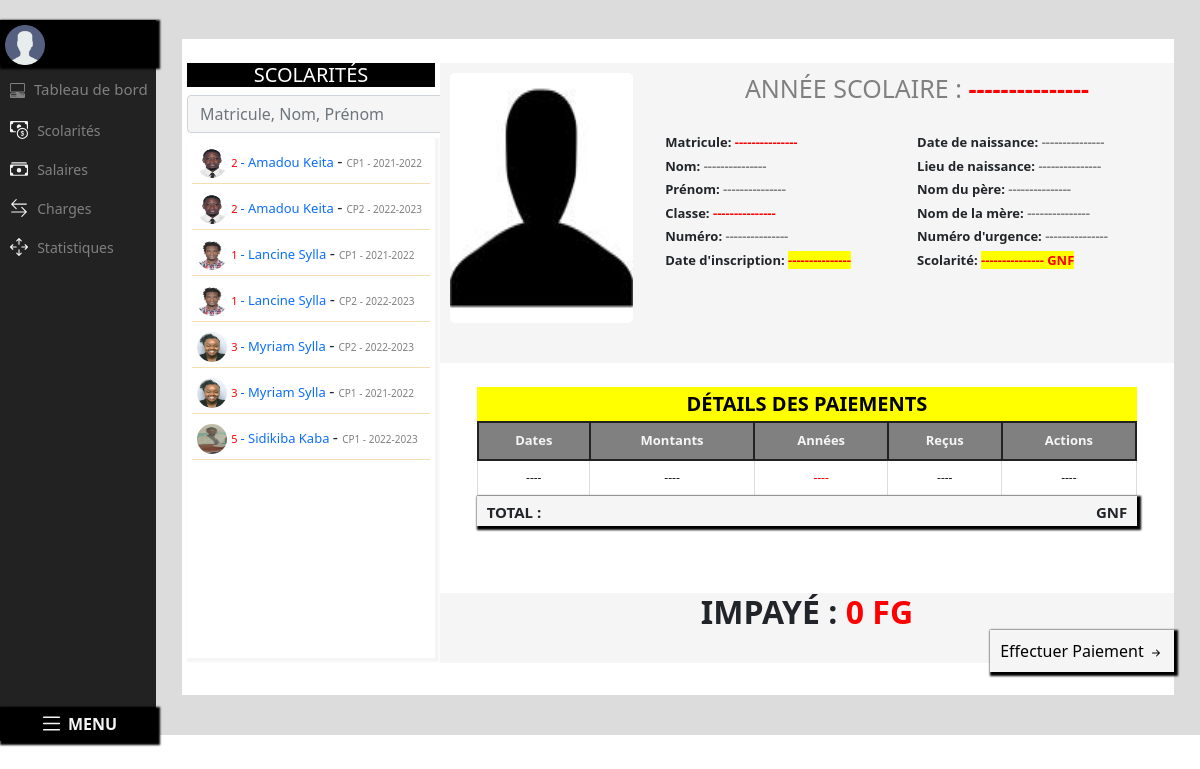
The app's page /scolarite.html/ with its own data.
### apps/models.py (models this page shows, shortened)
class Inscription(models.Model):
    annee = models.ForeignKey(Rentree, on_delete=models.CASCADE, null=True, verbose_name="Année Scolaire", default='')
    etudiant = models.ForeignKey(Etudiant, on_delete=models.CASCADE, null=True, verbose_name="Étudiants", default='')
    classe = models.ForeignKey(Classe, on_delete=models.CASCADE, null=True, verbose_name="Classes", default='')
    scolarite = models.IntegerField(verbose_name="Scolarite (GNF)")
    date = models.CharField(max_length=250, verbose_name="Date d'inscription", default="01.01.2022")
    class Meta:
        ordering = ('etudiant',)

class Etudiant(models.Model):
    nom = models.CharField(max_length=250, verbose_name="Nom")
    prenom = models.CharField(max_length=250, verbose_name="Prénom")
    naissance = models.CharField(max_length=250, verbose_name="Date de naissance", default="01.01.2022")
    lieu = models.CharField(max_length=250, verbose_name="Lieu de naissance")
    pere = models.CharField(max_length=250, verbose_name="Nom du père ")
    mere = models.CharField(max_length=250, verbose_name="Nom de la mère")
    numero = models.CharField(max_length=250, verbose_name="Numéro", blank=True, unique=True)
    urgent = models.CharField(max_length=250, verbose_name="Numéro à contacter en cas d'urgence")
    matricule = models.IntegerField(verbose_name="Matricule", unique=True, null=True)
    photo = models.ImageField(upload_to='Photo/images', verbose_name="Choisir la photo", blank=True)
    class Meta:
        ordering = ('prenom',)

class Classe(models.Model):
    classe = models.CharField(max_length=250, verbose_name="Classes", unique=True, default="")
    slug = AutoSlugField(populate_from='classe', unique=True)
    class Meta:
        ordering = ('id',)
    def __str__(self):
        return str(self.classe)

class Rentree(models.Model):
    annee = models.CharField(max_length=250, verbose_name="Année Scolaire", unique=True, default="2000-2000")
    debut_inscription = models.CharField(max_length=250, verbose_name="Début d'inscription", unique=True, default="00.00.2000")
    fin_inscription = models.CharField(max_length=250, verbose_name="fin d'inscription", unique=True,default="00.00.2000")
    debut_cours = models.CharField(max_length=250, verbose_name="Début des cours", unique=True, default="00.00.2000")
    fin_cours = models.CharField(max_length=250, verbose_name="Fin des cours", unique=True, default="00.00.2000")
    slug = AutoSlugField(populate_from='annee', unique=True)
    class Meta:
        ordering = ('-id',)
    def __str__(self):
        return str(self.annee)

### apps/views.py (the view)
# urls.py: path('scolarite.html/', views.Scolarites.as_view(), name='scolarites'),
class Scolarites(ListView):
    model = Scolarite
    context_object_name = 'scolarites'
    template_name = 'comptabilites/scolarites.html'
    ordering = ['annee']
    def get_context_data(self, *args, **kwargs):
        context = super(Scolarites, self).get_context_data(*args, **kwargs)
        context['inscriptions'] = Inscription.objects.all().order_by('etudiant')[:100]
        context['etudiants'] = Etudiant.objects.all().order_by('id')
        context['enseignants'] = Enseignant.objects.all().order_by('id')
        context['classes'] = Classe.objects.all().order_by('id')
        context['etablissements'] = Etablissement.objects.all().order_by('id')[:1]
        return context

### apps/templates/comptabilites/scolarites.html (shortened to what this page needs)
{% extends 'base.html' %}
{% load static %}
{% block body %}
    <div  id="container">
    <div id="cadre-etudiants">
        <div id="menu-etudiants">
               {% include 'includes/menu_comptabilite.html' %}
        </div>
        <div id="infos-etudiants">
              <br>
            <div id="cadre" style="height: 82vh;">
            <br>
             <div id="menu-comptabilite">
                    {% include 'includes/menu_scolarite.html' %}
            </div>
                <div style="" id="cadre-comptabilite" >
                    <div id="photo">
                            <img src="{% static 'apps/img/user.jpg' %}"/>
                    </div>
                    <div id="infos">
                        <div id="details" style="height: 290px">
                               <h1 style="text-align: center; margin-top: 10px; font-size: 25px; color: grey"> ANNÉE SCOLAIRE : <span style="color: red; font-weight: bold"> --------------- </span></h1> <br>
                         <div id="c1">
                            <h5> Matricule: <span style="color: red; font-weight: bold"> --------------- </span></h5>
                            <h5> Nom: <span> ---------------</span></h5>
                            <h5> Prénom: <span>---------------</span></h5>
                            <h5> Classe: <span style="color: red; font-weight: bold">---------------</span></h5>
                            <h5> Numéro: <span>---------------</span></h5>
                            <h5> Date d'inscription: <span style="color: red; background-color: yellow">---------------</span></h5>
                          </div>
                          <div id="c2">
                            <h5> Date de naissance: <span>---------------</span></h5>
                            <h5> Lieu de naissance: <span>---------------</span></h5>
                            <h5> Nom du père: <span>---------------</span></h5>
                            <h5> Nom de la mère: <span>---------------</span></h5>
                            <h5> Numéro d'urgence: <span>---------------</span></h5>
                            <h5> Scolarité: <span style="color: red; font-weight: bold; background-color: yellow">---------------  GNF</span></h5>
                          </div>
                        </div>
                    </div>
                <div id="cadre-paiement">
                            <div id="detail-payement">
                                 <br>
                                 <h1 style="">DÉTAILS DES PAIEMENTS</h1>
                <table class="table" id="table-payement" style="margin-top: 0px; ">
                            <thead >
                            <tr id="tete-table" style="background-color: gray; box-shadow: none">
                                <th scope="col">Dates</th>
                                <th scope="col">Montants</th>
                                <th scope="col">Années</th>
                                <th scope="col">Reçus</th>
                                 <th scope="col">Actions</th>
                            </tr>
                            </thead>
                       <tbody>
                              <tr>
                                  <td style=""> ----  </td>
                                  <td  style="">   ----  </td>
                                  <td style="color: red"> ---- </td>
                                  <td> ---- </td>
                                  <td>----</td>
                              </tr>
                        </table>
                        <div id="total" style=""> <span id="st1"> TOTAL : </span>
                              <span id="st2">  GNF</span>
                        </div><br>
                       </div>
                </div>
             <div id="info-bas-paiements">
                                             <h2> IMPAYÉ : <span> 0 FG </span> <br></h2>
                                   <div id="effectuer-paiement">
                   <a href="{% url 'apps:effectuer-paiements' %}">
                         Effectuer Paiement
                    <span>
                        <svg xmlns="http://www.w3.org/2000/svg" width="16" height="16" fill="currentColor" class="bi bi-arrow-right-short" viewBox="0 0 16 16">
  <path fill-rule="evenodd" d="M4 8a.5.5 0 0 1 .5-.5h5.793L8.146 5.354a.5.5 0 1 1 .708-.708l3 3a.5.5 0 0 1 0 .708l-3 3a.5.5 0 0 1-.708-.708L10.293 8.5H4.5A.5.5 0 0 1 4 8z"/>
</svg>
                    </span>
                   </a>
               </div>
             </div><br>
            </div>
            </div>
        </div>
    </div>
    </div>
{% endblock body %}

### apps/templates/includes/menu_scolarite.html
{% load static %}
{% load class_name %}
               <h1>SCOLARITÉS</h1>
                                <form style="" method='get' action="{% url 'apps:search-paiements' %}" class="navbar-form navbar-right" role="search">
                                    <input id="search-form"
                                           style="background-image: url( '{% static 'apps/img/search.png' %}')" name="q"
                                           type="search" minlength="1" placeholder="Matricule, Nom, Prénom "
                                           class="form-control"/>
                                </form>
                 <div id="comptabilite">
                                      {% if  query %}
                       {% for inscription in object_list %}
                                {% with inscription|class_name as klass %}
                                    <li>
                            <span> {% if inscription.etudiant.photo %}<img style="width: 30px; height: 30px; border-radius: 200px" src="{{ inscription.etudiant.photo.url }}"/> {% else %}<img style="width: 40px; height: 40px" src="{% static 'apps/img/user.png' %}"/>  {% endif %}</span>
                             <a href="{% url 'apps:details-paiements' inscription.id %}"> <span style="color: red; font-size: 11px">  {{ inscription.etudiant.matricule }}  </span> - {{ inscription.etudiant.prenom }} {{ inscription.etudiant.nom }} </a> -
                              <span style="color: grey; font-size: 10px"> {{ inscription.classe }} -  {{ inscription.annee }} </span>
                         </li>
                           {% endwith %}
                         {% empty %}
                        {% endfor %}
                         {% else %}
                      {% for inscription in inscriptions %}
                         <li>
                            <span> {% if inscription.etudiant.photo %}<img style="width: 30px; height: 30px; border-radius: 200px" src="{{ inscription.etudiant.photo.url }}"/> {% else %}<img style="width: 40px; height: 40px" src="{% static 'apps/img/user.png' %}"/>  {% endif %}</span>
                             <a href="{% url 'apps:details-paiements' inscription.id %}"> <span style="color: red; font-size: 11px">  {{ inscription.etudiant.matricule }}  </span> - {{ inscription.etudiant.prenom }} {{ inscription.etudiant.nom }} </a> -
                              <span style="color: grey; font-size: 10px"> {{ inscription.classe }} -  {{ inscription.annee }} </span>
                         </li>
                         {% endfor %}
                  {% endif %}
                 </div>

### apps/static/apps/css/style.css (style rules this page uses)
body { background-color: white; }
body a { text-decoration: none; }
#menu-etudiants { width: 13%; height: 90vh; background-color: #222222; float: left; position: relative; }
#infos-etudiants { width: 87%; height: 90vh; background-color: gainsboro; float: right; margin-top: -5px; }
#detail-payement { width: 95%; margin: auto; height: 230px; background-color: white; overflow: auto; }
#table-payement { width: 90%; margin: auto; margin-top: 20px; }
#total { width: 90%; margin: auto; height: 30px; background-color: whitesmoke; box-shadow: 2px 2px 2px 2px black; }
#total #st1 { float: left; font-size: 15px; font-weight: bold; margin-left: 10px; margin-top: 5px; }
#total #st2 { float: right; font-size: 15px; font-weight: bold; margin-right: 10px; margin-top: 5px; }
#search-form { width: 300px; border-top-right-radius: 0px; border-bottom-right-radius: 0px; background-repeat: no-repeat; background-position: right center; }
#infos-etudiants #cadre { width: 95%; margin: auto; height: 75vh; background-color: white; }
#menu-comptabilite { width: 25%; height: 600px; background-color: white; float: left; margin-left: 5px; }
#menu-comptabilite form { width: 100%; margin: auto; }
#menu-comptabilite h1 { text-align: center; background-color: black; color: white; font-size: 20px; }
#menu-comptabilite form input { background-color: whitesmoke; }
#menu-comptabilite #comptabilite { width: 100%; margin: auto; height: 520px; background-color: white; overflow: auto; margin-top: 5px; box-shadow: 2px 2px 2px 2px whitesmoke; }
#effectuer-paiement { float: right; }
#effectuer-paiement a { background-color: whitesmoke; padding: 10px; color: black; box-shadow: 2px 2px 2px 2px black; }
#menu-comptabilite #comptabilite li { display: block; margin: 5px; border-bottom: 1px solid wheat; padding: 5px; }
#menu-comptabilite #comptabilite li a { font-size: 13px; }
#cadre-comptabilite { width: 74%; height: 600px; float: right; background-color: whitesmoke; }
#cadre-comptabilite #photo { width: 25%; float: left; background-color: whitesmoke; }
#cadre-comptabilite #photo img { width: 100%; height: 250px; margin: 10px; border-radius: 5px; }
#cadre-comptabilite #infos { width: 70%; height: 300px; float: right; background-color: whitesmoke; }
#cadre-comptabilite #infos #c1 { width: 50%; float: left; overflow: auto; background-color: whitesmoke; }
#cadre-comptabilite #infos #c2 { width: 50%; float: right; overflow: auto; background-color: whitesmoke; }
#cadre-comptabilite #infos #details { height: 300px; margin: 5px; background-color: whitesmoke; }
#cadre-comptabilite #infos #details h5 { font-size: 13px; font-weight: bold; }
#cadre-comptabilite #infos #details h5 span { color: grey; }
#cadre-paiement { width: 100%; background-color: whitesmoke; }
#cadre-paiement #detail-payement { width: 100%; }
#cadre-paiement h1 { width: 90%; margin: auto; text-align: center; font-size: 20px; padding: 5px; background-color: yellow; color: black; font-weight: bold; }
#info-bas-paiements h2 { text-align: center; background-color: whitesmoke; font-weight: bold; }
#info-bas-paiements h2 span { color: red; }
#infos-etudiants #cadre tbody td { font-size: 12px; text-align: center; border: 1px solid gainsboro; }
#tete-table { font-size: 13px; font-weight: bold; background-color: black; color: whitesmoke; }
#tete-table th { text-align: center; border: 2px solid #222222; }

### records on screen
Inscription: etudiant.photo (picture), etudiant.matricule "2", etudiant.prenom "Amadou", etudiant.nom "Keita", classe "CP1", annee "2021-2022"
Inscription: etudiant.photo (picture), etudiant.matricule "2", etudiant.prenom "Amadou", etudiant.nom "Keita", classe "CP2", annee "2022-2023"
Inscription: etudiant.photo (picture), etudiant.matricule "1", etudiant.prenom "Lancine", etudiant.nom "Sylla", classe "CP1", annee "2021-2022"
Inscription: etudiant.photo (picture), etudiant.matricule "1", etudiant.prenom "Lancine", etudiant.nom "Sylla", classe "CP2", annee "2022-2023"
Inscription: etudiant.photo (picture), etudiant.matricule "3", etudiant.prenom "Myriam", etudiant.nom "Sylla", classe "CP2", annee "2022-2023"
Inscription: etudiant.photo (picture), etudiant.matricule "3", etudiant.prenom "Myriam", etudiant.nom "Sylla", classe "CP1", annee "2021-2022"
Inscription: etudiant.photo (picture), etudiant.matricule "5", etudiant.prenom "Sidikiba", etudiant.nom "Kaba", classe "CP1", annee "2022-2023"
